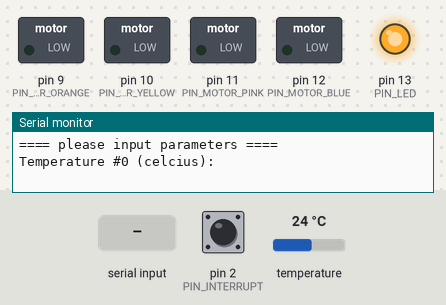
Bench run of a sketch on a simulated Arduino Uno, built with avr-gcc and run on an emulated ATmega328P. On the bench: switched loads named in the sketch (green lamp = pin HIGH), output pins drawn as LEDs (lit = HIGH), the last lines printed to the serial monitor. Dashed ring = blinking. Inputs (shaded band) come from the test bench; at power-on: pin 2 (PIN_INTERRUPT) LOW, temperature 24 °C.

Above: at 0.8 s.
0.9 s: pin 2 (PIN_INTERRUPT) pulled HIGH for 0.15 s
At 1.3 s:
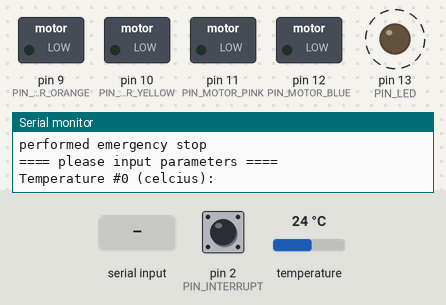
4.0 s: "90,45\n" received over Serial
7.0 s: "N90\n" received over Serial
At 9.75 s:
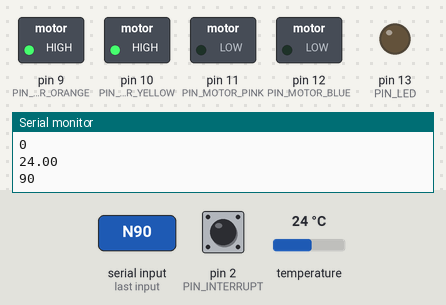
10.0 s: pin 2 (PIN_INTERRUPT) pulled HIGH for 1 s
At 13.3 s:
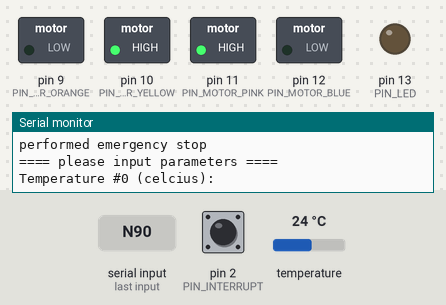
14.0 s: "1,90,45\n" received over Serial
Timing chart, 0 to 18.0 s (numbered marks = the images above; inputs shaded):
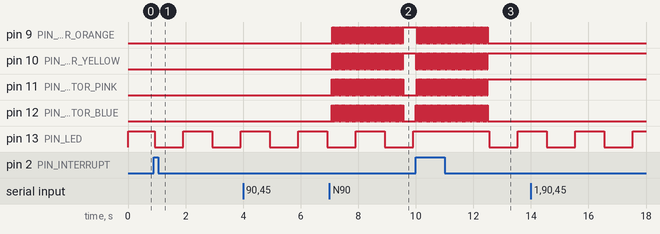

Measured:
- after the input at 7.0 s, pin 9 (PIN_MOTOR_ORANGE), pin 10 (PIN_MOTOR_YELLOW): alternates HIGH for 0.03 s and LOW for 0.03 s, 89 changes in all, then stays HIGH, starting after 0.10 s; pin 11 (PIN_MOTOR_PINK), pin 12 (PIN_MOTOR_BLUE): alternates HIGH for 0.03 s and LOW for 0.03 s, 90 changes in all, then stays LOW, starting after 0.07 s
- after the input at 10.0 s, pin 9 (PIN_MOTOR_ORANGE): alternates HIGH for 0.03 s and LOW for 0.03 s, 89 changes in all, then stays LOW, starting at once; pin 10 (PIN_MOTOR_YELLOW): alternates HIGH for 0.03 s and LOW for 0.03 s, 90 changes in all, then stays HIGH, starting at once
- by itself, pin 13 (PIN_LED): alternates HIGH for 1.0 s and LOW for 1.0 s

The sketch:

thermometer.ino
```cpp
#include <OneWire.h>
#define DEBUG if(0)

#define PIN_THERMOMETER   7
#define PIN_MOTOR_BLUE   12
#define PIN_MOTOR_PINK   11
#define PIN_MOTOR_YELLOW 10
#define PIN_MOTOR_ORANGE  9
#define PIN_LED          13
// PIN_INTERRUPT is defined by INT0_vec
#define PIN_INTERRUPT     2

// RESISTORS between:
// VCC [2.70K] PIN_THERMOMETER
// GND [dunno] PIN_INTERRUPT

#define CYCLES_PER_SECOND 16000000

// MEASURED DIFFERENCE: 0.49910 Hz ~ 0.49920 Hz
// 0.49910 *
// (16000000*256)/ 62500
// 0.4

OneWire ds(PIN_THERMOMETER);

int16_t measure_temperature(void);
void motor_cw(int);
void motor_ccw(int);
void emergency_stop(void) __attribute__((noreturn));
void timer_interrupt(uint16_t);
void initialize_timer(void);

uint32_t volatile timer_seconds = 0;
int8_t   volatile table_index   = 0;
int8_t            table_size    = 0;
int16_t           table_temp[64]={0};
uint32_t          table_time[64]={0}; // seconds to wait before next interrupt

bool burner_state;
bool timer_active;

void get_user_input(void){
    char c;
input_retry:
  Serial.println("==== please input parameters ====");
  table_size=0;
input_loop:
  Serial.print("Temperature #");
  Serial.print(table_size);
  Serial.print(" (celcius): ");

  while(Serial.available()==0);
  table_temp[table_size] = int16_t(Serial.parseFloat());
  while(Serial.read()!=-1);

  Serial.println(float(table_temp[table_size]));

  Serial.print("Time        #");
  Serial.print(table_size);
  Serial.print(" (seconds): ");

  while(Serial.available()==0);
  table_time[table_size] = Serial.parseInt();
  while(Serial.read()!=-1);

  Serial.println(table_time[table_size]);
input_ask_again:
  Serial.print("more?(Yes/No/Undo/Restart)");

  while(Serial.available()==0);
  c = Serial.peek()&char(0xDF);
  while(Serial.read()!=-1);
  if(c!=-1) Serial.println(c); else Serial.println();

       if(c=='R') goto input_retry;
  else if(c=='N') {table_size++; goto input_continue;}
  else if(c=='U') goto input_loop;
  else if(c=='Y') {table_size++; goto input_loop;}
  else goto input_ask_again;

input_continue:
  Serial.println("received input:");
  int i;
  for(i=0; i<table_size; i++){
    Serial.print(float(table_temp[i]));
    Serial.print("\t");
    Serial.println(table_time[i]);
  }
  Serial.println("input understood");
  Serial.flush();
  timer_active = true;
}

void setup(void){
  pinMode(PIN_MOTOR_BLUE, OUTPUT);
  pinMode(PIN_MOTOR_PINK, OUTPUT);
  pinMode(PIN_MOTOR_YELLOW, OUTPUT);
  pinMode(PIN_MOTOR_ORANGE, OUTPUT);
  pinMode(PIN_LED, OUTPUT);
  digitalWrite(PIN_LED, LOW);
  attachInterrupt (0, emergency_stop, RISING);
  // measured 0.49910 ~ 0.49920
  initialize_timer(62500-90); // 62500=16000000/256  90~=106.25=(2*0.49915-1)*(16000000/256)
  Serial.begin(9600);
  burner_state = false;
  timer_active = false; // to make sure the time interupt doesn't interfere with the input
  get_user_input();
  timer_seconds = 0;
}

void loop(void){
  if(table_size<0){
    Serial.println("done!");
    Serial.flush();
    if(burner_state == true) motor_ccw(45);
    asm volatile("jmp 0"); // soft-reset
  }else{
    // TODO correction software here
    Serial.println(table_size);
    Serial.println(table_index);

    int16_t temp = measure_temperature();
    Serial.println(float(temp)/16.0);
    if(float(temp)/16.0 < table_temp[table_index] && burner_state == false){
      motor_cw(45);
      burner_state = true;
      Serial.println(table_temp[table_index]);
    }
    if(float(temp)/16.0 > table_temp[table_index] && burner_state == true){
      motor_ccw(45);
      burner_state = false;
    }
    delay(1000);

    //asm volatile("nop"); // stop optimizing my buzy-waiting loops away! >.<
  }
}

void initialize_timer(uint16_t ticks){
  noInterrupts(); // disable interrupts while setting up timer
  // clear settings registers
  TCCR1A = 0;
  TCCR1B = 0;
  //initialize counter value to 0
  TCNT1  = 0;
  // set compare match register for 1hz increments
  OCR1A = ticks-1;//62500; // = (16000000/256) -1
  // turn on CTC mode (tell it to use compare match register)
  TCCR1B |= (1 << WGM12);
  // Set CS12 bits for 256 prescaler
  TCCR1B |= (1 << CS12);
  // enable timer compare interrupt
  TIMSK1 |= (1 << OCIE1A);
  interrupts(); // enable interrupts again
}


// timer-interrupt, called once per second
ISR(TIMER1_COMPA_vect){
  digitalWrite(PIN_LED, !digitalRead(PIN_LED));

  if(timer_active){
    // correct for drift
    if(timer_seconds==table_time[table_index]){
      table_index++;
      timer_seconds=0;
      if(table_index>=table_size){
        table_size = -1;
      }
    }else{
      timer_seconds++;
    }
  }
  /*
  DEBUG Serial.print(timer_seconds/3600);
  DEBUG Serial.print(":");
  DEBUG Serial.print((timer_seconds/60)%60);
  DEBUG Serial.print(":");
  DEBUG Serial.println(timer_seconds%60);
  DEBUG Serial.flush();
  */
}

// when everything goes wrong, turn down the gas and soft-reset.
void emergency_stop(void){
   digitalWrite(PIN_LED, HIGH);
   int i;
   volatile uint16_t j; // volatile: don't optimize my wait loop away!

   if(burner_state == true) motor_ccw(45);

   burner_state = false;
   Serial.println("\nperformed emergency stop\n");
   Serial.flush();
   asm volatile("jmp 0"); // soft-reset
}


 // TODO: input from serial
  //int16_t raw = measure_temperature();
  //Serial.print("Temperature: ");
  //Serial.print(raw);
  //Serial.print(" (");
  //Serial.print((float)raw / 16.0);
  //Serial.println("*C)");

void motor_cw(int steps){
  volatile uint16_t j; // volatile: don't optimize my wait loop away!
  if(steps < 0.0) steps *= -1;
  int i;
  for(i = 0; i < steps; i++){
    digitalWrite(PIN_MOTOR_BLUE,   HIGH);
    digitalWrite(PIN_MOTOR_PINK,   HIGH);
    digitalWrite(PIN_MOTOR_YELLOW, LOW);
    digitalWrite(PIN_MOTOR_ORANGE, LOW);
    for(j=100000;--j!=0;); //delay does not work in interrupts
    digitalWrite(PIN_MOTOR_BLUE,   LOW);
    digitalWrite(PIN_MOTOR_PINK,   LOW);
    digitalWrite(PIN_MOTOR_YELLOW, HIGH);
    digitalWrite(PIN_MOTOR_ORANGE, HIGH);
    for(j=100000;--j!=0;); //delay does not work in interrupts
  }
}

void motor_ccw(int steps){
  volatile uint16_t j; // volatile: don't optimize my wait loop away!
  if(steps < 0.0) steps *= -1;
  int i;
  for(i = 0; i < steps; i++){
    digitalWrite(PIN_MOTOR_BLUE,   HIGH);
    digitalWrite(PIN_MOTOR_PINK,   LOW);
    digitalWrite(PIN_MOTOR_YELLOW, LOW);
    digitalWrite(PIN_MOTOR_ORANGE, HIGH);
    for(j=100000;--j!=0;); //delay does not work in interrupts
    digitalWrite(PIN_MOTOR_BLUE,   LOW);
    digitalWrite(PIN_MOTOR_PINK,   HIGH);
    digitalWrite(PIN_MOTOR_YELLOW, HIGH);
    digitalWrite(PIN_MOTOR_ORANGE, LOW);
    for(j=100000;--j!=0;); //delay does not work in interrupts
  }
}

int16_t measure_temperature(void) {
  byte i;
  byte type_s;
  byte data[12];
  byte addr[8];
try_again:
  byte present = 0;
  if ( !ds.search(addr)) {
    ds.reset_search();
    goto try_again;
  }

  DEBUG Serial.print("ROM =");
  for( i = 0; i < 8; i++) {
    DEBUG Serial.write(' ');
    DEBUG Serial.print(addr[i], HEX);
  }

  if (OneWire::crc8(addr, 7) != addr[7]) {
    DEBUG Serial.print("CRC is not valid!");
      goto try_again;
  }

  // the first ROM byte indicates which chip
  switch (addr[0]) {
    case 0x10:
      DEBUG Serial.print("  Chip = DS18S20");  // or old DS1820
      type_s = 1;
      break;
    case 0x28:
      DEBUG Serial.print("  Chip = DS18B20");
      type_s = 0;
      break;
    case 0x22:
      DEBUG Serial.print("  Chip = DS1822");
      type_s = 0;
      break;
    default:
//      Serial.println("Device is not a DS18x20 family device.");
      goto try_again;
  }

  ds.reset();
  ds.select(addr);
  ds.write(0x44);        // start conversion, use ds.write(0x44,1) with parasite power on at the end

  // maybe delay one second here?
  // we might do a ds.depower() here, but the reset will take care of it.

  present = ds.reset();
  ds.select(addr);
  ds.write(0xBE);         // Read Scratchpad

  DEBUG Serial.print("  Data = ");
  DEBUG Serial.print(present, HEX);
  DEBUG Serial.print(" ");
  for ( i = 0; i < 9; i++) {           // we need 9 bytes
    data[i] = ds.read();
    DEBUG Serial.print(data[i], HEX);
    DEBUG Serial.print(" ");
  }
  DEBUG Serial.print(" CRC=");
  DEBUG Serial.print(OneWire::crc8(data, 8), HEX);


  // Convert the data to actual temperature
  // because the result is a 16 bit signed integer, it should
  // be stored to an "int16_t" type, which is always 16 bits
  // even when compiled on a 32 bit processor.
  int16_t raw = (data[1] << 8) | data[0];
  if (type_s) {
    raw = raw << 3; // 9 bit resolution default
    if (data[7] == 0x10) {
      // "count remain" gives full 12 bit resolution
      raw = (raw & 0xFFF0) + 12 - data[6];
    }
  } else {
    byte cfg = (data[4] & 0x60);
    // at lower res, the low bits are undefined, so let's zero them
    if (cfg == 0x00) raw = raw & ~7;  // 9 bit resolution, 93.75 ms
    else if (cfg == 0x20) raw = raw & ~3; // 10 bit res, 187.5 ms
    else if (cfg == 0x40) raw = raw & ~1; // 11 bit res, 375 ms
    //// default is 12 bit resolution, 750 ms conversion time
  }
  return raw;
}
```
